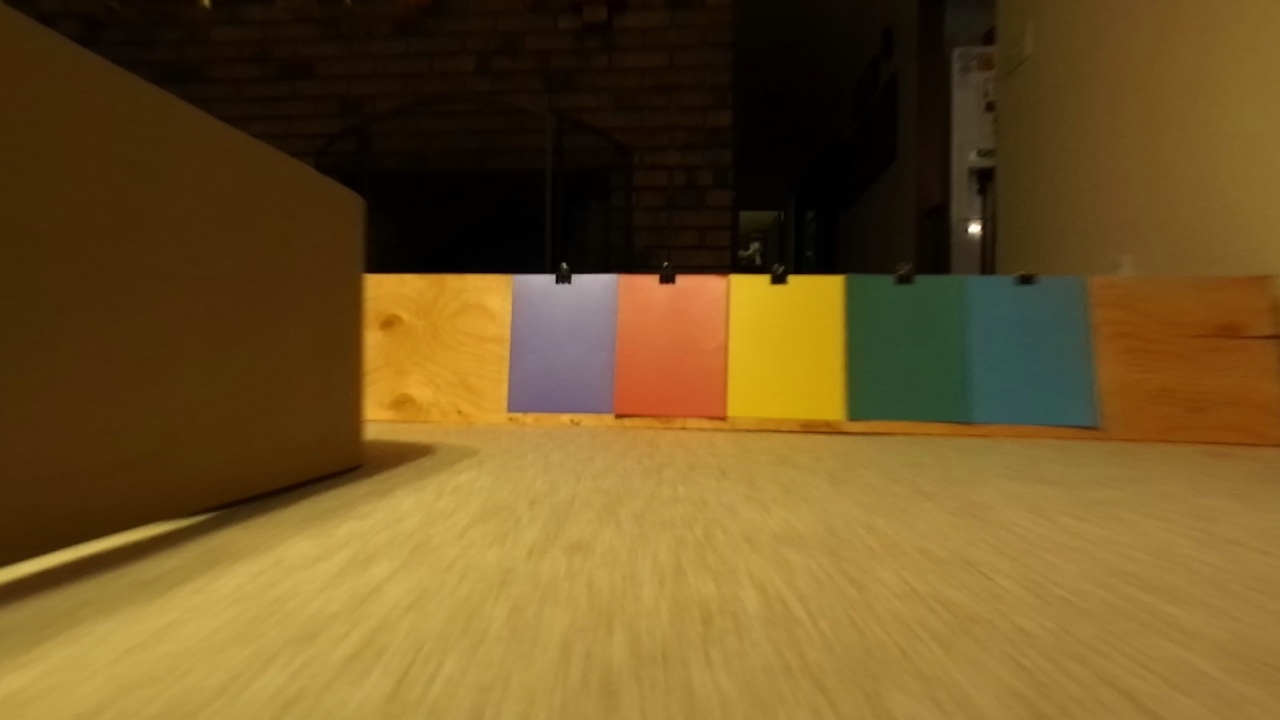
#> input picture red_light_green_light/scripts/blobs/frame0070.jpg, 1280 x 720 px
$ python coloredblobs2.py   (Python 2 division)   (older library calls are emulated)
#> lines starting #> are read from the running program, lines starting #| are printed output that depends on the picture; after the words box and inside, x2 and y2 are one past the last pixel; in counts of white or black regions, pixels touching at a corner belong together; long printed decimals are rounded
#!/usr/bin/env python

import numpy as np
import cv2

im = cv2.imread("frame0070.jpg")
#> im is the input picture: shape (720, 1280, 3); mean B, G, R 35, 83.4, 110.1
hsv = cv2.cvtColor(im, cv2.COLOR_BGR2HSV)
#> hsv: shape (720, 1280, 3); mean H, S, V 21.9, 187.7, 111.1
#mask = cv2.inRange(hsv, np.array([50, 20, 35]), np.array([85, 155, 215]))  # green
mask = cv2.bitwise_or(cv2.inRange(hsv, np.array([0, 100, 200]), np.array([15, 255, 255])), cv2.inRange(hsv, np.array([180, 100, 200]), np.array([255, 255, 255])))  # red
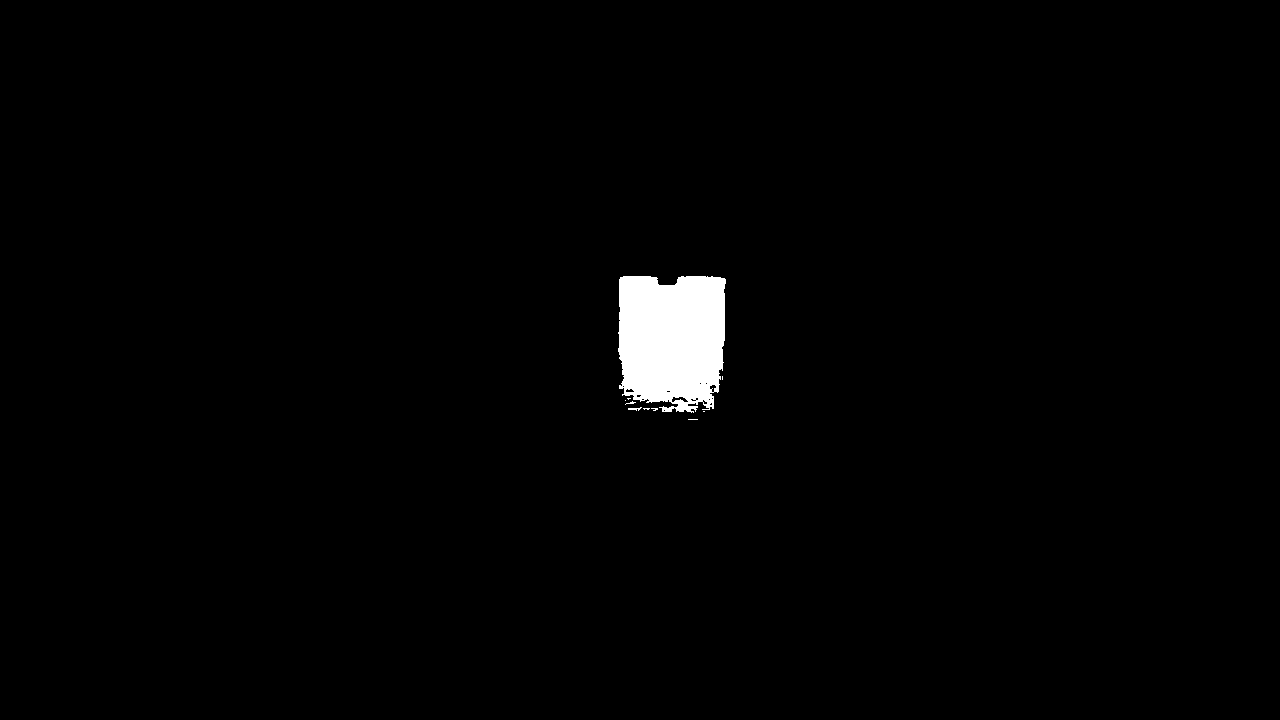
#> mask: shape (720, 1280); 1.4% white; 10 white regions (8 under 20 px)
# [5 lines of commented-out code are left out]

im2 = cv2.bitwise_and(im, im, mask=mask)
im2 = cv2.cvtColor(im2, cv2.cv.CV_BGR2GRAY)
#> im2: shape (720, 1280)
im2 = cv2.equalizeHist(im2)  # increase contrast

#im3 = cv2.adaptiveThreshold(im2, 255, cv2.ADAPTIVE_THRESH_GAUSSIAN_C, cv2.THRESH_BINARY, 5, 0)
#cv2.imwrite("bandw.png", im3)
contours = cv2.findContours(im2, cv2.cv.CV_RETR_TREE, cv2.cv.CV_CHAIN_APPROX_SIMPLE)[0]
#> contours = 26 contours, 22 with area under 20; largest, box (x1, y1, x2, y2) and area: (618, 276, 726, 413) 12634, (671, 396, 689, 403) 62, (709, 384, 717, 393) 35, (625, 388, 635, 393) 26
#im3 = cv2.adaptiveThreshold(im2, 255, cv2.ADAPTIVE_THRESH_GAUSSIAN_C, cv2.THRESH_BINARY_INV, 5, 0)
#cv2.imwrite("bandw2.png", im3)
#contours.extend(cv2.findContours(im3, cv2.cv.CV_RETR_TREE, cv2.cv.CV_CHAIN_APPROX_SIMPLE)[0])


contours = [c for c in contours if cv2.contourArea(c)>1000]
#> contours = 1 contour; box (x1, y1, x2, y2) and area: (618, 276, 726, 413) 12634

cv2.drawContours(im, contours, -1, (255, 255, 255), 2)

approx_contours = []
for c in contours:
    print "\nArea:  {}".format(cv2.contourArea(c))
    moments = cv2.moments(c)
    center = (int(moments['m10']/moments['m00']), int(moments['m01']/moments['m00']))
    cv2.circle(im, center, 3, (255, 100, 100), 4)
    print "Moment:  ({}, {})".format(center[0], center[1])

    perim = cv2.arcLength(c, True)
    print "Perimeter:  {}".format(perim)
    approx = cv2.approxPolyDP(c, .05*perim, True)
    approx_contours.append(approx)
    print "Number of sides:  {}".format(len(approx))
#> this loop made 1 pass
#> (center, perim, approx) on pass 1: ((671, 338), 654.8, [[620, 277], [622, 395], [713, 408], [725, 279]])
#| Area:  12634.0
#| Moment:  (671, 338)
#| Perimeter:  654.818
#| Number of sides:  4
#> im: shape (720, 1280, 3); mean B, G, R 35.4, 83.7, 110.2
#> after the loop, approx_contours = [[[620, 277], [622, 395], [713, 408], [725, 279]]]
cv2.drawContours(im, approx_contours, -1, (100, 255, 100), 2)
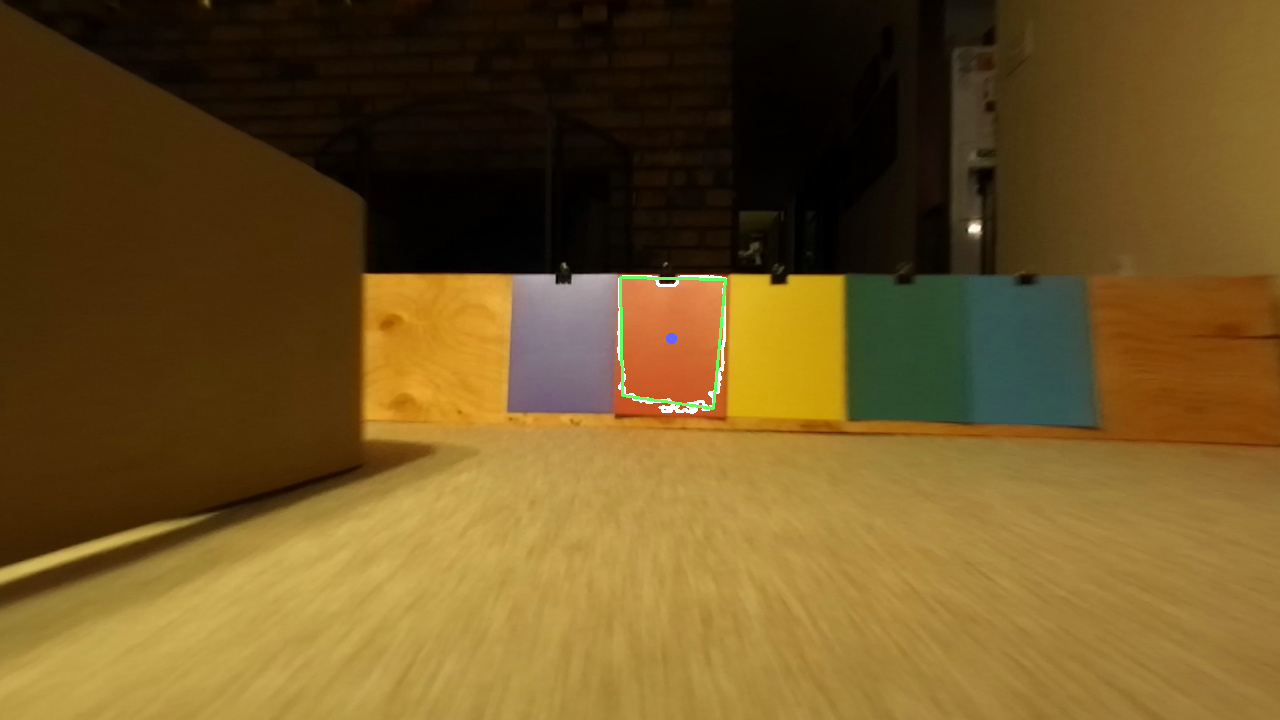
#> im: shape (720, 1280, 3); mean B, G, R 35.4, 83.8, 110

cv2.imwrite("contours.png", im)

#cv2.imshow("Contours", im)
#cv2.waitKey(0)
